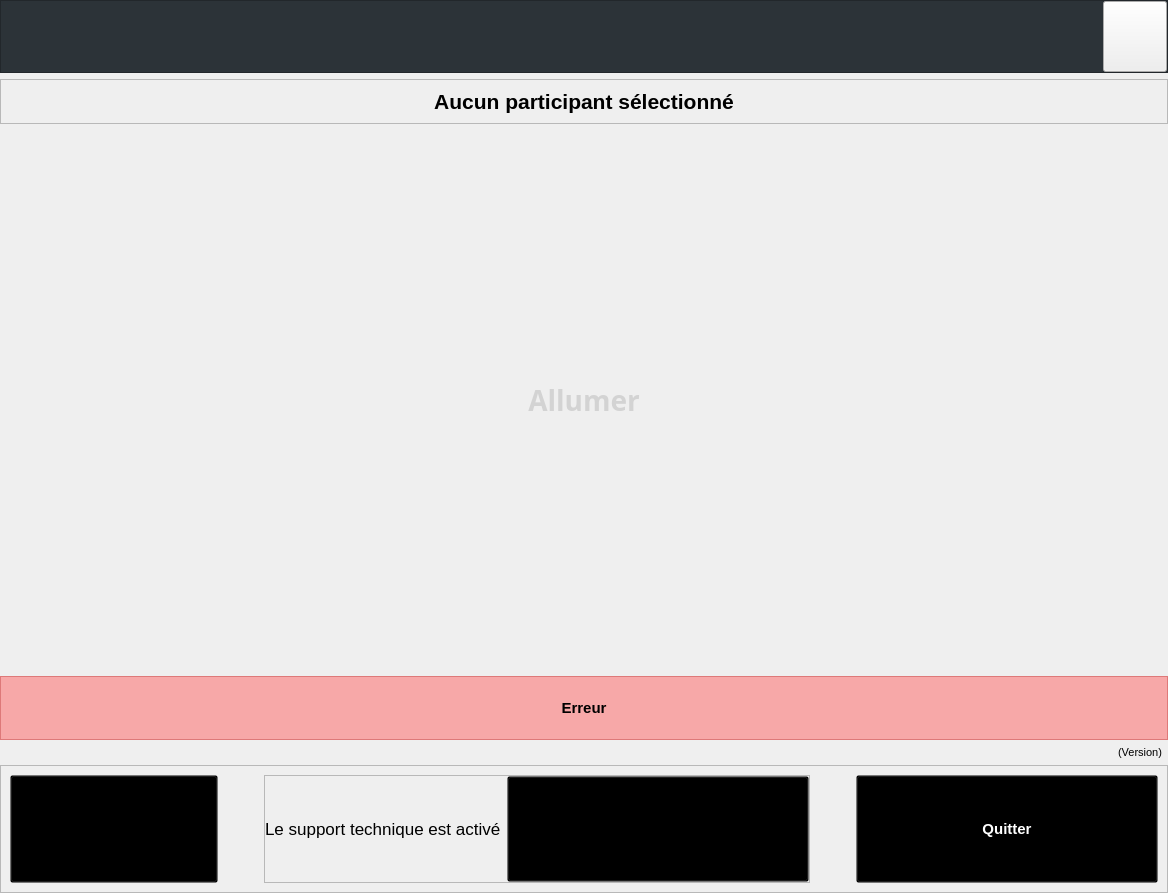
<?xml version="1.0" encoding="UTF-8"?>
<ui version="4.0">
 <class>MainKitWindow</class>
 <widget class="QMainWindow" name="MainKitWindow">
  <property name="geometry">
   <rect>
    <x>0</x>
    <y>0</y>
    <width>1166</width>
    <height>893</height>
   </rect>
  </property>
  <property name="windowTitle">
   <string>OpenTeraPlus - Kit</string>
  </property>
  <property name="styleSheet">
   <string notr="true">QFrame#frameHeader{
	background-color: #2c3338;
}

QFrame#frameError{
   background-color: rgba(255, 97, 97,50%);
}

QToolButton#btnExit{
	background-color: rgba(0,0,0,0%);
	color: rgba(0,0,0,0%);
	border: 0 solid transparent;
}

QPushButton#btnOnOff{
	border-image:url(&quot;:/controls/green_button.png&quot;) 0 0 0 0 stretch stretch;
	background-color: transparent;
	color: white;
}
QPushButton#btnOnOff:checked{
	border-image:url(&quot;:/controls/red_button.png&quot;) 0 0 0 0 stretch stretch;
	color: red;
}
QPushButton#btnOnOff:!enabled{
	border-image:url(&quot;:/controls/grey_button.png&quot;) 0 0 0 0 stretch stretch;
	color: lightgray;
}

QFrame#frameMain{
	background-color: transparent;
}

QPushButton#btnReboot{
	border-image:url(&quot;:/controls/yellow_button.png&quot;) 0 0 0 0 stretch stretch;
	color:black;
	min-width: 200px;
	min-height: 100px;
	background-color: transparent;
}

QPushButton#btnQuit{
	border-image:url(&quot;:/controls/red_button2.png&quot;) 0 0 0 0 stretch stretch;
	color:white;
	min-width: 300px;
	min-height: 100px;
	background-color: transparent;
}

QPushButton#btnTechSupport{
	border-image:url(&quot;:/controls/blue_button.png&quot;) 0 0 0 0 stretch stretch;
	color:black;
	min-width: 300px;
	min-height: 100px;
	background-color: transparent;
}

QPushButton#btnTechSupport:checked{
	border-image:url(&quot;:/controls/blue_button_pressed.png&quot;) 0 0 0 0 stretch stretch;
	color: blue;
}

QToolButton:hover{
	background-color: transparent;
	border: 0 solid transparent;
}</string>
  </property>
  <widget class="QWidget" name="centralwidget">
   <layout class="QVBoxLayout" name="verticalLayout">
    <property name="leftMargin">
     <number>0</number>
    </property>
    <property name="topMargin">
     <number>0</number>
    </property>
    <property name="rightMargin">
     <number>0</number>
    </property>
    <property name="bottomMargin">
     <number>0</number>
    </property>
    <item>
     <widget class="QFrame" name="frameHeader">
      <property name="sizePolicy">
       <sizepolicy hsizetype="Preferred" vsizetype="Maximum">
        <horstretch>0</horstretch>
        <verstretch>0</verstretch>
       </sizepolicy>
      </property>
      <property name="frameShape">
       <enum>QFrame::Shape::StyledPanel</enum>
      </property>
      <property name="frameShadow">
       <enum>QFrame::Shadow::Raised</enum>
      </property>
      <layout class="QVBoxLayout" name="verticalLayout_2">
       <property name="leftMargin">
        <number>0</number>
       </property>
       <property name="topMargin">
        <number>0</number>
       </property>
       <property name="rightMargin">
        <number>0</number>
       </property>
       <property name="bottomMargin">
        <number>0</number>
       </property>
       <item>
        <layout class="QHBoxLayout" name="horizontalLayout">
         <item alignment="Qt::AlignmentFlag::AlignTop">
          <widget class="QToolButton" name="btnExit">
           <property name="sizePolicy">
            <sizepolicy hsizetype="Fixed" vsizetype="Fixed">
             <horstretch>0</horstretch>
             <verstretch>0</verstretch>
            </sizepolicy>
           </property>
           <property name="minimumSize">
            <size>
             <width>64</width>
             <height>64</height>
            </size>
           </property>
           <property name="maximumSize">
            <size>
             <width>16777215</width>
             <height>64</height>
            </size>
           </property>
           <property name="text">
            <string>Exit</string>
           </property>
           <property name="iconSize">
            <size>
             <width>48</width>
             <height>48</height>
            </size>
           </property>
          </widget>
         </item>
         <item>
          <spacer name="horizontalSpacer_2">
           <property name="orientation">
            <enum>Qt::Orientation::Horizontal</enum>
           </property>
           <property name="sizeHint" stdset="0">
            <size>
             <width>40</width>
             <height>20</height>
            </size>
           </property>
          </spacer>
         </item>
         <item alignment="Qt::AlignmentFlag::AlignHCenter">
          <widget class="QLabel" name="lblLogo">
           <property name="maximumSize">
            <size>
             <width>300</width>
             <height>150</height>
            </size>
           </property>
           <property name="text">
            <string/>
           </property>
           <property name="pixmap">
            <pixmap resource="../../resources/TeraClient.qrc">:/logos/LogoOpenTeraPlus.png</pixmap>
           </property>
           <property name="scaledContents">
            <bool>true</bool>
           </property>
          </widget>
         </item>
         <item>
          <spacer name="horizontalSpacer">
           <property name="orientation">
            <enum>Qt::Orientation::Horizontal</enum>
           </property>
           <property name="sizeHint" stdset="0">
            <size>
             <width>40</width>
             <height>20</height>
            </size>
           </property>
          </spacer>
         </item>
         <item alignment="Qt::AlignmentFlag::AlignTop">
          <widget class="QToolButton" name="btnConfig">
           <property name="minimumSize">
            <size>
             <width>64</width>
             <height>0</height>
            </size>
           </property>
           <property name="maximumSize">
            <size>
             <width>64</width>
             <height>16777215</height>
            </size>
           </property>
           <property name="cursor">
            <cursorShape>PointingHandCursor</cursorShape>
           </property>
           <property name="text">
            <string/>
           </property>
           <property name="icon">
            <iconset resource="../../resources/TeraClient.qrc">
             <normaloff>:/icons/config.png</normaloff>:/icons/config.png</iconset>
           </property>
           <property name="iconSize">
            <size>
             <width>64</width>
             <height>64</height>
            </size>
           </property>
          </widget>
         </item>
        </layout>
       </item>
      </layout>
     </widget>
    </item>
    <item>
     <widget class="QFrame" name="frameParticipant">
      <property name="frameShape">
       <enum>QFrame::Shape::StyledPanel</enum>
      </property>
      <property name="frameShadow">
       <enum>QFrame::Shadow::Raised</enum>
      </property>
      <layout class="QHBoxLayout" name="horizontalLayout_4">
       <item>
        <widget class="QLabel" name="lblParticipant">
         <property name="font">
          <font>
           <pointsize>16</pointsize>
           <bold>true</bold>
          </font>
         </property>
         <property name="text">
          <string>Aucun participant sélectionné</string>
         </property>
         <property name="alignment">
          <set>Qt::AlignmentFlag::AlignCenter</set>
         </property>
        </widget>
       </item>
      </layout>
     </widget>
    </item>
    <item>
     <widget class="QFrame" name="frameMain">
      <property name="sizePolicy">
       <sizepolicy hsizetype="Preferred" vsizetype="MinimumExpanding">
        <horstretch>0</horstretch>
        <verstretch>0</verstretch>
       </sizepolicy>
      </property>
      <layout class="QHBoxLayout" name="horizontalLayout_3">
       <property name="spacing">
        <number>10</number>
       </property>
       <property name="topMargin">
        <number>40</number>
       </property>
       <property name="bottomMargin">
        <number>40</number>
       </property>
       <item>
        <widget class="QPushButton" name="btnOnOff">
         <property name="enabled">
          <bool>false</bool>
         </property>
         <property name="sizePolicy">
          <sizepolicy hsizetype="Preferred" vsizetype="Preferred">
           <horstretch>0</horstretch>
           <verstretch>0</verstretch>
          </sizepolicy>
         </property>
         <property name="minimumSize">
          <size>
           <width>400</width>
           <height>400</height>
          </size>
         </property>
         <property name="maximumSize">
          <size>
           <width>400</width>
           <height>400</height>
          </size>
         </property>
         <property name="font">
          <font>
           <family>Cordia New</family>
           <pointsize>21</pointsize>
           <bold>true</bold>
          </font>
         </property>
         <property name="cursor">
          <cursorShape>PointingHandCursor</cursorShape>
         </property>
         <property name="autoFillBackground">
          <bool>false</bool>
         </property>
         <property name="text">
          <string>Allumer</string>
         </property>
         <property name="iconSize">
          <size>
           <width>32</width>
           <height>32</height>
          </size>
         </property>
         <property name="checkable">
          <bool>false</bool>
         </property>
         <property name="checked">
          <bool>false</bool>
         </property>
         <property name="autoExclusive">
          <bool>true</bool>
         </property>
         <property name="flat">
          <bool>true</bool>
         </property>
        </widget>
       </item>
      </layout>
     </widget>
    </item>
    <item>
     <widget class="QFrame" name="frameError">
      <property name="sizePolicy">
       <sizepolicy hsizetype="Preferred" vsizetype="Fixed">
        <horstretch>0</horstretch>
        <verstretch>0</verstretch>
       </sizepolicy>
      </property>
      <property name="minimumSize">
       <size>
        <width>0</width>
        <height>64</height>
       </size>
      </property>
      <property name="maximumSize">
       <size>
        <width>16777215</width>
        <height>64</height>
       </size>
      </property>
      <property name="frameShape">
       <enum>QFrame::Shape::StyledPanel</enum>
      </property>
      <property name="frameShadow">
       <enum>QFrame::Shadow::Raised</enum>
      </property>
      <layout class="QHBoxLayout" name="horizontalLayout_5">
       <item>
        <widget class="QLabel" name="lblError">
         <property name="sizePolicy">
          <sizepolicy hsizetype="Preferred" vsizetype="MinimumExpanding">
           <horstretch>0</horstretch>
           <verstretch>0</verstretch>
          </sizepolicy>
         </property>
         <property name="font">
          <font>
           <pointsize>11</pointsize>
           <bold>true</bold>
          </font>
         </property>
         <property name="text">
          <string>Erreur</string>
         </property>
         <property name="alignment">
          <set>Qt::AlignmentFlag::AlignCenter</set>
         </property>
        </widget>
       </item>
      </layout>
     </widget>
    </item>
    <item>
     <layout class="QHBoxLayout" name="horizontalLayout_6">
      <property name="rightMargin">
       <number>6</number>
      </property>
      <item>
       <widget class="QLabel" name="lblVersion">
        <property name="sizePolicy">
         <sizepolicy hsizetype="Preferred" vsizetype="Preferred">
          <horstretch>0</horstretch>
          <verstretch>0</verstretch>
         </sizepolicy>
        </property>
        <property name="minimumSize">
         <size>
          <width>64</width>
          <height>0</height>
         </size>
        </property>
        <property name="maximumSize">
         <size>
          <width>16777215</width>
          <height>16777215</height>
         </size>
        </property>
        <property name="font">
         <font>
          <pointsize>8</pointsize>
         </font>
        </property>
        <property name="text">
         <string>(Version)</string>
        </property>
        <property name="alignment">
         <set>Qt::AlignmentFlag::AlignRight|Qt::AlignmentFlag::AlignTop|Qt::AlignmentFlag::AlignTrailing</set>
        </property>
        <property name="indent">
         <number>-1</number>
        </property>
       </widget>
      </item>
     </layout>
    </item>
    <item>
     <widget class="QFrame" name="frameFooter">
      <property name="sizePolicy">
       <sizepolicy hsizetype="MinimumExpanding" vsizetype="Maximum">
        <horstretch>0</horstretch>
        <verstretch>0</verstretch>
       </sizepolicy>
      </property>
      <property name="minimumSize">
       <size>
        <width>0</width>
        <height>100</height>
       </size>
      </property>
      <property name="frameShape">
       <enum>QFrame::Shape::StyledPanel</enum>
      </property>
      <property name="frameShadow">
       <enum>QFrame::Shadow::Raised</enum>
      </property>
      <layout class="QHBoxLayout" name="horizontalLayout_2">
       <property name="spacing">
        <number>6</number>
       </property>
       <item>
        <widget class="QPushButton" name="btnReboot">
         <property name="sizePolicy">
          <sizepolicy hsizetype="Minimum" vsizetype="Fixed">
           <horstretch>0</horstretch>
           <verstretch>0</verstretch>
          </sizepolicy>
         </property>
         <property name="minimumSize">
          <size>
           <width>200</width>
           <height>100</height>
          </size>
         </property>
         <property name="maximumSize">
          <size>
           <width>300</width>
           <height>16777215</height>
          </size>
         </property>
         <property name="font">
          <font>
           <pointsize>11</pointsize>
           <bold>true</bold>
          </font>
         </property>
         <property name="cursor">
          <cursorShape>PointingHandCursor</cursorShape>
         </property>
         <property name="text">
          <string>Redémarrer</string>
         </property>
         <property name="icon">
          <iconset>
           <normaloff>:/pictures/icons/warning.png</normaloff>:/pictures/icons/warning.png</iconset>
         </property>
         <property name="iconSize">
          <size>
           <width>32</width>
           <height>32</height>
          </size>
         </property>
        </widget>
       </item>
       <item>
        <spacer name="horizontalSpacer_4">
         <property name="orientation">
          <enum>Qt::Orientation::Horizontal</enum>
         </property>
         <property name="sizeHint" stdset="0">
          <size>
           <width>40</width>
           <height>20</height>
          </size>
         </property>
        </spacer>
       </item>
       <item>
        <widget class="QFrame" name="frameTechSup">
         <property name="frameShape">
          <enum>QFrame::Shape::StyledPanel</enum>
         </property>
         <property name="frameShadow">
          <enum>QFrame::Shadow::Raised</enum>
         </property>
         <layout class="QHBoxLayout" name="horizontalLayout_7">
          <property name="leftMargin">
           <number>0</number>
          </property>
          <property name="topMargin">
           <number>0</number>
          </property>
          <property name="rightMargin">
           <number>0</number>
          </property>
          <property name="bottomMargin">
           <number>0</number>
          </property>
          <item>
           <widget class="QLabel" name="lblTechSup">
            <property name="font">
             <font>
              <pointsize>13</pointsize>
             </font>
            </property>
            <property name="text">
             <string>Le support technique est activé</string>
            </property>
           </widget>
          </item>
          <item>
           <widget class="QPushButton" name="btnTechSupport">
            <property name="minimumSize">
             <size>
              <width>300</width>
              <height>100</height>
             </size>
            </property>
            <property name="maximumSize">
             <size>
              <width>300</width>
              <height>16777215</height>
             </size>
            </property>
            <property name="font">
             <font>
              <pointsize>11</pointsize>
              <bold>true</bold>
             </font>
            </property>
            <property name="cursor">
             <cursorShape>PointingHandCursor</cursorShape>
            </property>
            <property name="text">
             <string>Support Technique</string>
            </property>
            <property name="checkable">
             <bool>true</bool>
            </property>
            <property name="checked">
             <bool>false</bool>
            </property>
           </widget>
          </item>
         </layout>
        </widget>
       </item>
       <item>
        <spacer name="horizontalSpacer_3">
         <property name="orientation">
          <enum>Qt::Orientation::Horizontal</enum>
         </property>
         <property name="sizeHint" stdset="0">
          <size>
           <width>40</width>
           <height>20</height>
          </size>
         </property>
        </spacer>
       </item>
       <item>
        <widget class="QPushButton" name="btnQuit">
         <property name="minimumSize">
          <size>
           <width>300</width>
           <height>100</height>
          </size>
         </property>
         <property name="maximumSize">
          <size>
           <width>300</width>
           <height>16777215</height>
          </size>
         </property>
         <property name="font">
          <font>
           <pointsize>11</pointsize>
           <bold>true</bold>
          </font>
         </property>
         <property name="cursor">
          <cursorShape>PointingHandCursor</cursorShape>
         </property>
         <property name="text">
          <string>Quitter</string>
         </property>
        </widget>
       </item>
      </layout>
     </widget>
    </item>
   </layout>
  </widget>
 </widget>
 <resources>
  <include location="../../resources/TeraClient.qrc"/>
 </resources>
 <connections/>
</ui>
